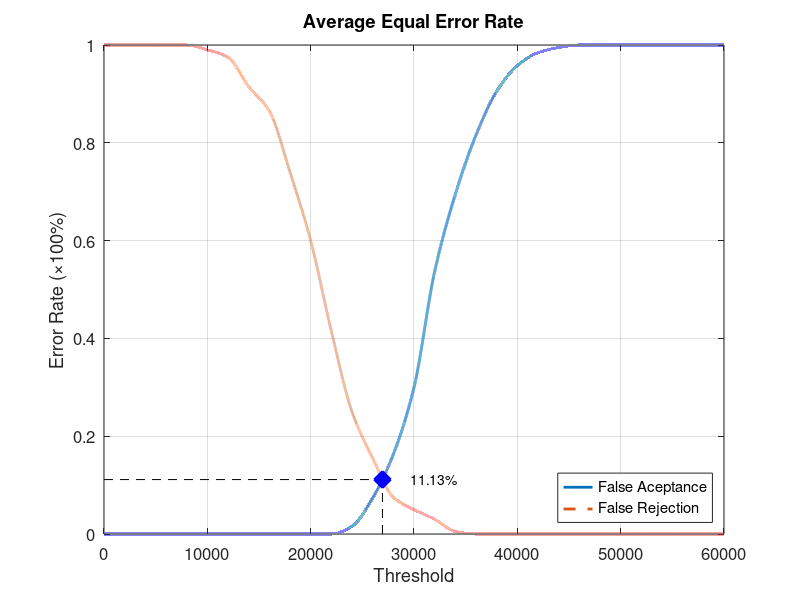
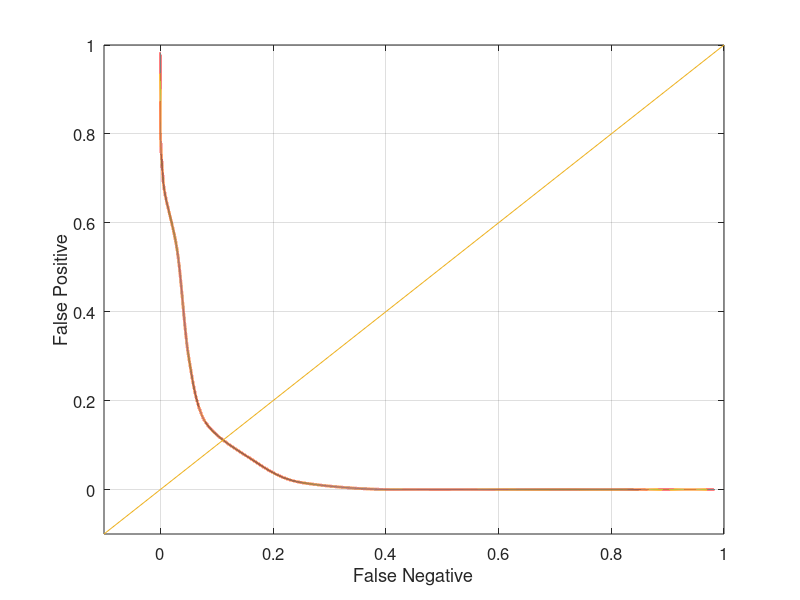

Reproduce these figures in MATLAB, in order.
function yEER = Database5_2
close all;
clear;
clc;
x = 0:2000:60000;
xq = 0:0.5:60000;

y0 = [0 0 0 0 0 0 0 0 0 0 0 0 0.0157895 0.0736842 0.163158 0.3 0.536842 0.694737 0.815789 0.905263 0.957895 0.984211 0.994737 1 1 1 1 1 1 1 1];
yy0 = interp1(x, y0, xq, 'pchip');
y1 = [1 1 1 1 1 0.99 0.975 0.915 0.865 0.74 0.6 0.415 0.25 0.155 0.075 0.05 0.03 0.005 0 0 0 0 0 0 0 0 0 0 0 0 0];
yy1 = interp1(x, y1, xq, 'pchip');

% Calculating EER: 
y2 = abs(y0 - y1);
find(y2 == min(y2))
yy2 = abs(yy0 - yy1);
xEER = find(yy2 == min(yy2));
xEERIndex = xq(xEER) % X-axis EER
yEER = yy0(xEER) % Y-axis EER

main = figure
plot(xq, yy0,'-','LineWidth', 2);	hold on
plot(xq, yy1,'--','LineWidth', 2);	hold on
plot([xEERIndex xEERIndex], [0 yEER], 'k--');	hold on
plot([0 xEERIndex], [yEER yEER], 'k--');	hold on
plot(xEERIndex, yEER, 'bx', 'LineWidth', 10);	hold on
text(xEERIndex + 10 * xEERIndex / 100, yEER, [num2str(round((10000 * yEER)) / 100) '%'])
legend('False Aceptance', 'False Rejection', 'Location', 'SouthEast')
xlabel('Threshold')
ylabel('Error Rate (\times100%)')
title('Average Equal Error Rate')
set(gca, 'FontSize', 12)
axis([0 60000 0 1])
grid on

print(main, 'Database5_2Main', '-dpng');
FNRxFPR = figure('Color', [1 1 1]);
plot(yy1, yy0, '-', yy1, yy0, 'LineWidth', 2);
hold on
y = -0.1:0.1:1
plot(y, y); 
set(gca, 'FontSize', 12)
xlabel('False Negative')
ylabel('False Positive')
axis([-0.1 1 -0.1 1])
set(gca, 'FontSize', 12)
grid on

print(FNRxFPR, 'Database5_2FNRxFPR','-dpng');
end
